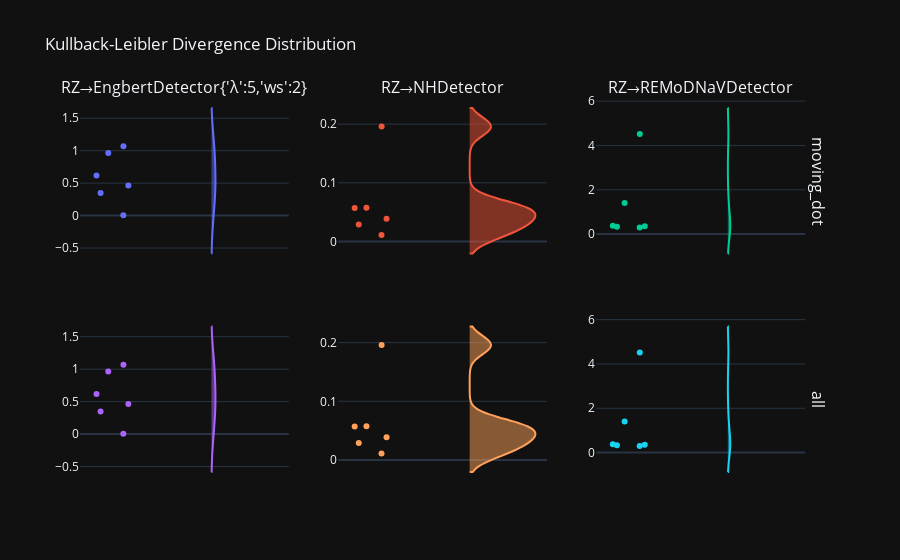

Notebook source saved alongside this figure:
### Code cell
samples_kl_grouped = detector_comparisons.compare_samples(samples=samples_df, metric="kl", group_by=cnst.STIMULUS)
kl_distribution_fig = figs.distributions_grid(
    samples_kl_grouped[COMPARISON_COLUMNS],
    plot_type="violin",
    title="Kullback-Leibler Divergence Distribution",
    column_title_mapper=lambda col: f"{col[0]}→{col[1]}"
)
kl_distribution_fig.show()

### Figure 1 — Plotly figure (JSON) as saved in the notebook; plotly's stock layout.template omitted (floating-point values rounded to 4 significant figures)
{"data": [{"name": "", "points": "all", "showlegend": false, "side": "positive", "y": [0.619, 0.4619, 0.004035, 1.069, 0.3474, 0.9631], "type": "violin", "xaxis": "x", "yaxis": "y"}, {"name": "", "points": "all", "showlegend": false, "side": "positive", "y": [0.1959, 0.05765, 0.05727, 0.02899, 0.01113, 0.03879], "type": "violin", "xaxis": "x2", "yaxis": "y2"}, {"name": "", "points": "all", "showlegend": false, "side": "positive", "y": [1.398, 0.2946, 4.521, 0.3596, 0.3793, 0.3355], "type": "violin", "xaxis": "x3", "yaxis": "y3"}, {"name": "", "points": "all", "showlegend": false, "side": "positive", "y": [0.619, 0.4619, 0.004035, 1.069, 0.3474, 0.9631], "type": "violin", "xaxis": "x4", "yaxis": "y4"}, {"name": "", "points": "all", "showlegend": false, "side": "positive", "y": [0.1959, 0.05765, 0.05727, 0.02899, 0.01113, 0.03879], "type": "violin", "xaxis": "x5", "yaxis": "y5"}, {"name": "", "points": "all", "showlegend": false, "side": "positive", "y": [1.398, 0.2946, 4.521, 0.3596, 0.3793, 0.3355], "type": "violin", "xaxis": "x6", "yaxis": "y6"}], "layout": {"xaxis": {"anchor": "y", "domain": [0.0, 0.2822]}, "yaxis": {"anchor": "x", "domain": [0.575, 1.0]}, "xaxis2": {"anchor": "y2", "domain": [0.3489, 0.6311]}, "yaxis2": {"anchor": "x2", "domain": [0.575, 1.0]}, "xaxis3": {"anchor": "y3", "domain": [0.6978, 0.98]}, "yaxis3": {"anchor": "x3", "domain": [0.575, 1.0]}, "xaxis4": {"anchor": "y4", "domain": [0.0, 0.2822]}, "yaxis4": {"anchor": "x4", "domain": [0.0, 0.425]}, "xaxis5": {"anchor": "y5", "domain": [0.3489, 0.6311]}, "yaxis5": {"anchor": "x5", "domain": [0.0, 0.425]}, "xaxis6": {"anchor": "y6", "domain": [0.6978, 0.98]}, "yaxis6": {"anchor": "x6", "domain": [0.0, 0.425]}, "annotations": [{"font": {"size": 16}, "showarrow": false, "text": "RZ→EngbertDetector{'λ':5,'ws':2}", "x": 0.1411, "xanchor": "center", "xref": "paper", "y": 1.0, "yanchor": "bottom", "yref": "paper"}, {"font": {"size": 16}, "showarrow": false, "text": "RZ→NHDetector", "x": 0.49, "xanchor": "center", "xref": "paper", "y": 1.0, "yanchor": "bottom", "yref": "paper"}, {"font": {"size": 16}, "showarrow": false, "text": "RZ→REMoDNaVDetector", "x": 0.8389, "xanchor": "center", "xref": "paper", "y": 1.0, "yanchor": "bottom", "yref": "paper"}, {"font": {"size": 16}, "showarrow": false, "text": "moving_dot", "textangle": 90, "x": 0.98, "xanchor": "left", "xref": "paper", "y": 0.7875, "yanchor": "middle", "yref": "paper"}, {"font": {"size": 16}, "showarrow": false, "text": "all", "textangle": 90, "x": 0.98, "xanchor": "left", "xref": "paper", "y": 0.2125, "yanchor": "middle", "yref": "paper"}], "title": {"text": "Kullback-Leibler Divergence Distribution"}, "showlegend": false}}
